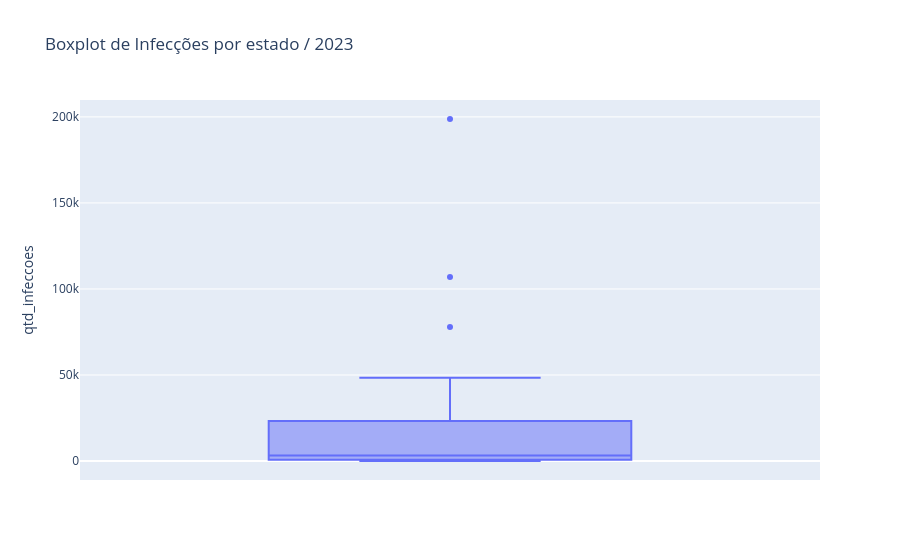

Notebook source saved alongside this figure:
### Code cell
#lib de visualização do plotly para gráfico interativo

## Aqui, tive que atualizar a lib nbformat -> pip install --upgrade nbformat

fig = px.box(infeccoes_estado_2023, y = 'qtd_infeccoes', title = 'Boxplot de Infecções por estado / 2023')
fig.show()

### Figure 1 — Plotly figure (JSON) as saved in the notebook; plotly's stock layout.template omitted (floating-point values rounded to 4 significant figures)
{"data": [{"alignmentgroup": "True", "hovertemplate": "qtd_infeccoes=%{y}<extra></extra>", "legendgroup": "", "marker": {"color": "#636efa"}, "name": "", "notched": false, "offsetgroup": "", "orientation": "v", "showlegend": false, "type": "box", "x0": " ", "xaxis": "x", "y": [1781, 473, 3263, 742, 13249, 7437, 23710, 0, 21682, 2428, 106923, 21098, 19356, 2607, 746, 680, 431, 48328, 27905, 355, 7904, 182, 27389, 77954, 1749, 198774, 1232], "y0": " ", "yaxis": "y"}], "layout": {"boxmode": "group", "legend": {"tracegroupgap": 0}, "title": {"text": "Boxplot de Infecções por estado / 2023"}, "xaxis": {"anchor": "y", "domain": [0, 1]}, "yaxis": {"anchor": "x", "domain": [0, 1], "title": {"text": "qtd_infeccoes"}}}}
